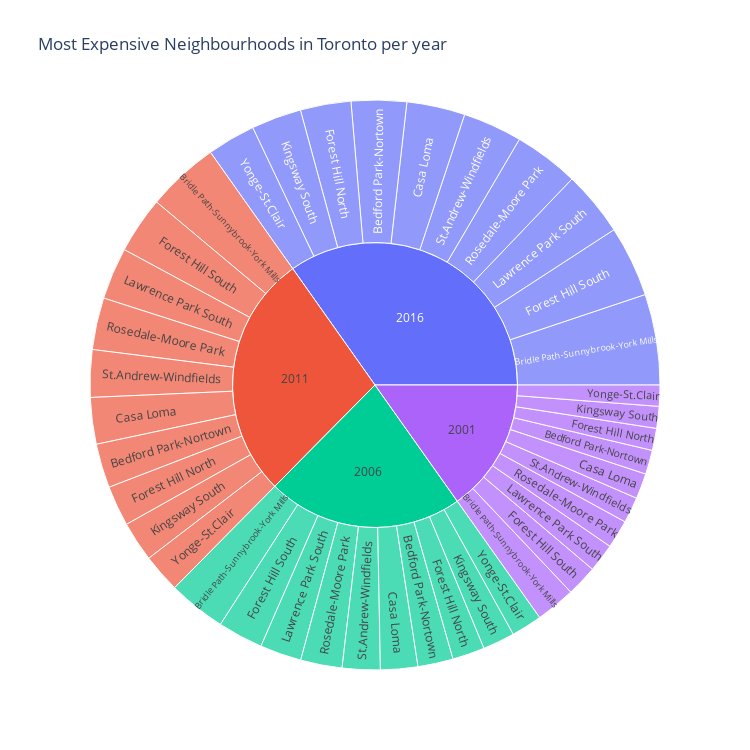

Source (notebook cell):
### Code cell
# Create the sunburst chart
fig = px.sunburst(sunburst_df,
                  path=['year', 'neighbourhood'],
                  values='average_house_value',
                  title="Most Expensive Neighbourhoods in Toronto per year",
                  width=750, height=750)
fig.show()

### Figure 1 — Plotly figure (JSON) as saved in the notebook; plotly's stock layout.template omitted (floating-point values rounded to 4 significant figures)
{"data": [{"branchvalues": "total", "domain": {"x": [0, 1], "y": [0, 1]}, "hovertemplate": "labels=%{label}<br>average_house_value=%{value}<br>parent=%{parent}<br>id=%{id}<extra></extra>", "ids": ["2001/Bedford Park-Nortown", "2006/Bedford Park-Nortown", "2011/Bedford Park-Nortown", "2016/Bedford Park-Nortown", "2001/Bridle Path-Sunnybrook-York Mills", "2006/Bridle Path-Sunnybrook-York Mills", "2011/Bridle Path-Sunnybrook-York Mills", "2016/Bridle Path-Sunnybrook-York Mills", "2001/Casa Loma", "2006/Casa Loma", "2011/Casa Loma", "2016/Casa Loma", "2001/Forest Hill North", "2006/Forest Hill North", "2011/Forest Hill North", "2016/Forest Hill North", "2001/Forest Hill South", "2006/Forest Hill South", "2011/Forest Hill South", "2016/Forest Hill South", "2001/Kingsway South", "2006/Kingsway South", "2011/Kingsway South", "2016/Kingsway South", "2001/Lawrence Park South", "2006/Lawrence Park South", "2011/Lawrence Park South", "2016/Lawrence Park South", "2001/Rosedale-Moore Park", "2006/Rosedale-Moore Park", "2011/Rosedale-Moore Park", "2016/Rosedale-Moore Park", "2001/St.Andrew-Windfields", "2006/St.Andrew-Windfields", "2011/St.Andrew-Windfields", "2016/St.Andrew-Windfields", "2001/Yonge-St.Clair", "2006/Yonge-St.Clair", "2011/Yonge-St.Clair", "2016/Yonge-St.Clair", "2001", "2006", "2011", "2016"], "labels": ["Bedford Park-Nortown", "Bedford Park-Nortown", "Bedford Park-Nortown", "Bedford Park-Nortown", "Bridle Path-Sunnybrook-York Mills", "Bridle Path-Sunnybrook-York Mills", "Bridle Path-Sunnybrook-York Mills", "Bridle Path-Sunnybrook-York Mills", "Casa Loma", "Casa Loma", "Casa Loma", "Casa Loma", "Forest Hill North", "Forest Hill North", "Forest Hill North", "Forest Hill North", "Forest Hill South", "Forest Hill South", "Forest Hill South", "Forest Hill South", "Kingsway South", "Kingsway South", "Kingsway South", "Kingsway South", "Lawrence Park South", "Lawrence Park South", "Lawrence Park South", "Lawrence Park South", "Rosedale-Moore Park", "Rosedale-Moore Park", "Rosedale-Moore Park", "Rosedale-Moore Park", "St.Andrew-Windfields", "St.Andrew-Windfields", "St.Andrew-Windfields", "St.Andrew-Windfields", "Yonge-St.Clair", "Yonge-St.Clair", "Yonge-St.Clair", "Yonge-St.Clair", "2001", "2006", "2011", "2016"], "name": "", "parents": ["2001", "2006", "2011", "2016", "2001", "2006", "2011", "2016", "2001", "2006", "2011", "2016", "2001", "2006", "2011", "2016", "2001", "2006", "2011", "2016", "2001", "2006", "2011", "2016", "2001", "2006", "2011", "2016", "2001", "2006", "2011", "2016", "2001", "2006", "2011", "2016", "2001", "2006", "2011", "2016", "", "", "", ""], "type": "sunburst", "values": [2261216, 3307852, 4137548, 5180028, 3709864, 5427028, 6788268, 8498612, 2384308, 3487924, 4362784, 5462012, 2069864, 3027932, 3787416, 4741676, 2906656, 4252044, 5318568, 6658612, 2049336, 2997904, 3749856, 4694652, 2658848, 3889536, 4865132, 6090928, 2657904, 3888156, 4863408, 6088772, 2428160, 3552068, 4443020, 5562464, 1976392, 2891196, 3616384, 4527552, 25102548, 36721640, 45932384, 57505308]}], "layout": {"height": 750, "legend": {"tracegroupgap": 0}, "title": {"text": "Most Expensive Neighbourhoods in Toronto per year"}, "width": 750}}
